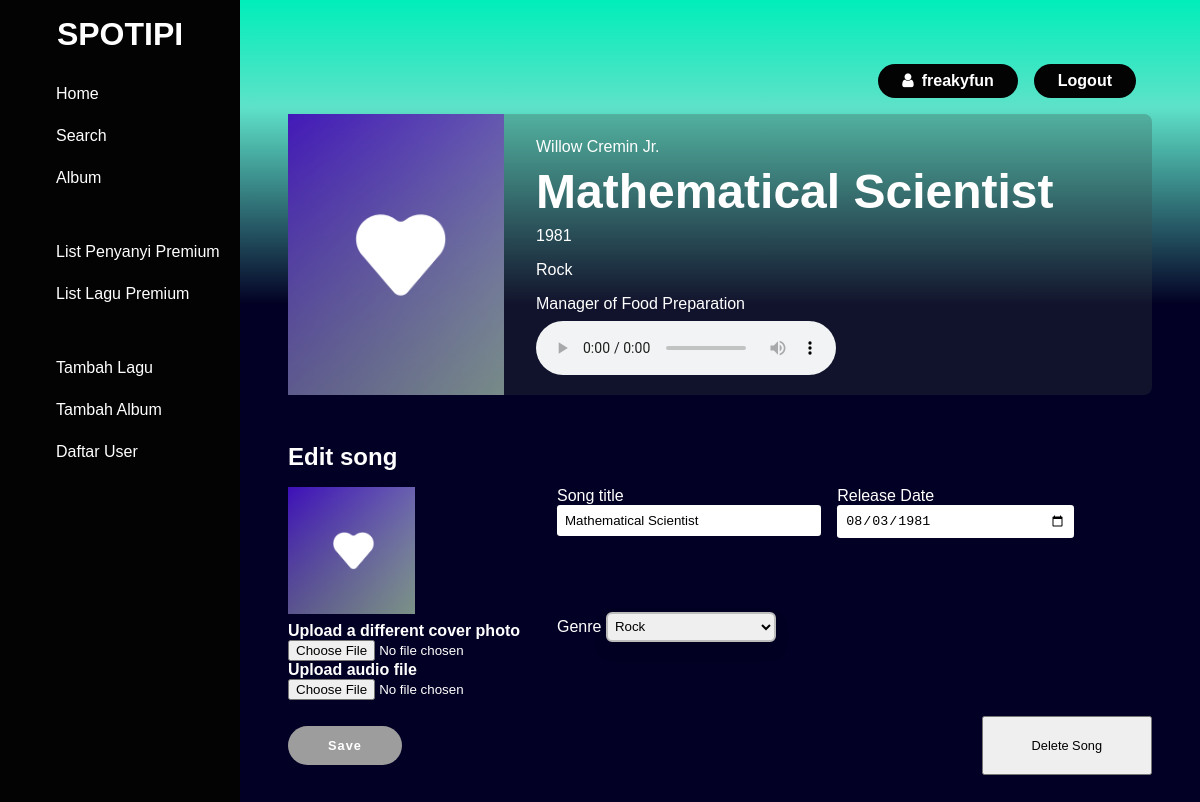
Page /src/songDetail.php?id=9932 (signed in) on the committed database.
### tables this page shows
CREATE TABLE `song` (
  `song_id` int(11) NOT NULL,
  `Judul` char(64) NOT NULL,
  `Penyanyi` char(128) NOT NULL,
  `Tanggal_terbit` date NOT NULL,
  `Genre` char(64) NOT NULL,
  `Duration` int(11) NOT NULL,
  `Audio_path` char(255) NOT NULL,
  `Image_path` char(255) NOT NULL,
  `album_id` int(11) DEFAULT NULL
);

CREATE TABLE `album` (
  `album_id` int(11) NOT NULL,
  `Judul` char(64) NOT NULL,
  `Penyanyi` char(128) NOT NULL,
  `Total_duration` int(11) NOT NULL,
  `Image_path` char(255) NOT NULL,
  `Tanggal_terbit` date NOT NULL,
  `Genre` char(64) NOT NULL
);

### src/songDetail.php (the view, shortened to what this page needs)
<?php
require_once("./config/config.php");
$id = $_GET['id'];
$sql = "SELECT * FROM song WHERE song_id = $id";
$data = mysqli_query($conn, $sql);
$result = mysqli_fetch_assoc($data);
$album_id = $result['album_id'];
$sql = "SELECT * FROM album WHERE album_id = $album_id";
$data = mysqli_query($conn, $sql);
$album = mysqli_fetch_assoc($data);
?>
<!DOCTYPE html>
<html lang="en">
<head>
  <link rel="stylesheet" href="styles/public.css" />
  <link rel="stylesheet" href="styles/sidenav.css" />
  <link rel="stylesheet" href="styles/songDetail.css" />
  <link rel="stylesheet" href="styles/create.css" />
  <link rel="stylesheet" href="styles/topnav.css" />
  <link rel="stylesheet" href="https://cdnjs.cloudflare.com/ajax/libs/font-awesome/4.7.0/css/font-awesome.min.css" />
</head>
<body>
  <div class="songDetail">
    <?php include "./components/sidenav.php" ?>
    <div class="song-section">
      <?php include "./components/topnav.php" ?>
      <div class="song-player">
        <img src="<?php echo $result["Image_path"] ?>" alt="" />
        <div class="song-desc">
          <div>
            <p><?= $result['Penyanyi'] ?></p>
            <h1><?= $result['Judul'] ?></h1>
            <p><?= date('Y', strtotime($result['Tanggal_terbit'])) ?></p>
            <p><?= $result['Genre'] ?></p>
            <p><a href="albumDetail.php?id=<?= $result['album_id'] ?>"><?= $album['Judul'] ?></a> </p>
          </div>
          <div class="audio">
            <audio id="music" controls onended="test_limit()" onplay="check_limit()">
              <source src="<?= $result['Audio_path'] ?>" type="audio/mp3" />
            </audio>
          </div>
        </div>
      </div>
      <?php
      if (isset($_SESSION['login']) && isset($_SESSION['isAdmin'])) {
        if ($_SESSION['isAdmin'] == 1) {
      ?>
          <div class="song-edit">
            <h3>Edit song</h3>
            <div class="song-edit-form">
              <div class="song-edit-img">
                <img src="<?php echo $result["Image_path"] ?>" alt="" />
                <h4>Upload a different cover photo</h4>
                <input type="file" name="song_image" id="song-image" enctype="multipart/form-data" value="<?= $result['Image_path'] ?>" />
                <h4>Upload audio file</h4>
                <input type="file" name="song_file" id="song-file" enctype="multipart/form-data" value="<?= $result['Audio_path'] ?>" />
              </div>
              <div class="song-edit-desc">
                <div class="song-edit-desc-input">
                  <label for="song-title">Song title</label>
                  <input type="text" id="song-title" name="song_title" value="<?= $result['Judul'] ?>" />
                </div>
                <div class="song-edit-desc-input">
                  <label for="song-album">Release Date</label>
                  <input type="date" id="song-release" name="song_release" value="<?= $result['Tanggal_terbit'] ?>" />
                </div>
                <div class="song-edit-desc-input">
                  <label for="song-genre">Genre</label>
                  <select class="form-input" name="song_genre" id="song-genre">
                    <option value="Rock" <?php if ($result['Genre'] == "Rock") echo 'selected="selected"'; ?>>Rock</option>
                  </select>
                </div>
              </div>
            </div>
            <div class="song-submit-form">
              <button name="submit" id="create-btn">Save</button>
              <button id="delete-btn" class="btn-delete-song" name="delete">Delete Song</button>
            </div>
          </div>
      <?php }
      } ?>
    </div>
  </div>
</body>
</html>

### src/styles/public.css (style rules this page uses)
* { box-sizing: border-box; }
body { margin: 0px; font-family: Helvetica, sans-serif; }
h1, h2, h3, h4 { font-weight: bold; margin: 0; }
h1 { font-size: 3rem; }
h3 { font-size: 1.5rem; }
h4 { font-size: 1rem; }
p { font-size: 1rem; margin: 0; }
a { text-decoration: none; color: white; }

### src/styles/songDetail.css (style rules this page uses)
.songDetail { width: 100%; display: flex; }
.song-section { width: 80%; padding: 3rem; display: flex; flex-direction: column; min-height: 100vh; background: rgb(2, 0, 36); background: linear-gradient( 0deg, rgba(2, 0, 36, 1) 63%, rgba(94, 226, 201, 1) 87%, rgba(0, 238, 186, 1) 100% ); }
.song-player { display: flex; flex-direction: row; background-color: rgba(57, 71, 67, 0.279); border-radius: 0.5rem; }
.song-player img { width: 25%; object-fit: cover; }
.song-desc { padding: 1rem 2rem; display: flex; flex-direction: column; color: #fff; justify-content: space-between; }
.song-desc p { font-size: 1rem; font-weight: thin; font-stretch: extra-expanded; padding: 0.5rem 0rem; }
.song-edit { margin-top: 3rem; color: white; display: flex; flex-direction: column; }
.song-edit-form { display: flex; padding-top: 1rem; width: 100%; }
.song-edit-desc { display: flex; flex-wrap: wrap; width: 100%; gap: 1rem; padding-left: 1rem; }
.song-edit-desc input { width: 100%; padding: 0.5rem; border: none; border-radius: 0.2rem; margin: 0; }
.song-edit-img { display: flex; flex-direction: column; }
.song-edit-img img { width: 50%; padding-bottom: 0.5rem; }
.song-submit-form { display: flex; flex-direction: row; justify-content: space-between; padding-top: 1rem; }
.song-submit-form button { padding: 1rem 3rem; font-size: 0.8rem; }

### src/styles/create.css (style rules this page uses)
body { color: white; display: flex; }
h1, h2 { text-align: center; }
.form-input { flex: 80%; height: 30px; border-radius: 6px; padding: 3px; box-shadow: 0px 8px 15px rgba(0, 0, 0, 0.1); outline: none; transition: 0.2s all; border: 2px solid #BCBCBC; }
#create-btn { font-weight: bold; letter-spacing: 1px; background-color: #9D9D9D; color: white; border: none; border-radius: 2rem; cursor: pointer; transition: 0.6s all; margin: 10px 0; padding: 12px 40px; }

### rows in the picture
song: Image_path (picture), Penyanyi "Willow Cremin Jr.", Judul "Mathematical Scientist", Tanggal_terbit "1981", Genre "Rock", song_title "Mathematical Scientist", song_release "08/03/1981", song_genre "Rock"
album: Judul "Manager of Food Preparation"

### other values in the picture
$_SESSION['username'] "freakyfun"
